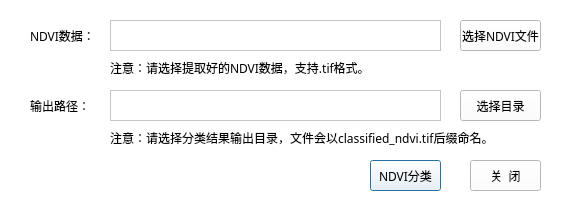
<?xml version="1.0" encoding="UTF-8"?>
<ui version="4.0">
 <class>ReClass_NDVI</class>
 <widget class="QDialog" name="ReClass_NDVI">
  <property name="geometry">
   <rect>
    <x>0</x>
    <y>0</y>
    <width>573</width>
    <height>210</height>
   </rect>
  </property>
  <property name="windowTitle">
   <string>NDVI分类</string>
  </property>
  <property name="windowIcon">
   <iconset resource="../resources/nrRc.qrc">
    <normaloff>:/ico/重分类.ico</normaloff>:/ico/重分类.ico</iconset>
  </property>
  <property name="styleSheet">
   <string notr="true">background-color: rgb(255, 255, 255);</string>
  </property>
  <widget class="QTextEdit" name="txtNDVIPATH">
   <property name="geometry">
    <rect>
     <x>110</x>
     <y>20</y>
     <width>331</width>
     <height>31</height>
    </rect>
   </property>
   <property name="font">
    <font>
     <family>幼圆</family>
    </font>
   </property>
  </widget>
  <widget class="QLabel" name="label">
   <property name="geometry">
    <rect>
     <x>30</x>
     <y>20</y>
     <width>61</width>
     <height>31</height>
    </rect>
   </property>
   <property name="font">
    <font>
     <family>幼圆</family>
    </font>
   </property>
   <property name="text">
    <string>NDVI数据：</string>
   </property>
  </widget>
  <widget class="QLabel" name="label_2">
   <property name="geometry">
    <rect>
     <x>30</x>
     <y>90</y>
     <width>61</width>
     <height>31</height>
    </rect>
   </property>
   <property name="font">
    <font>
     <family>幼圆</family>
    </font>
   </property>
   <property name="text">
    <string>输出路径：</string>
   </property>
  </widget>
  <widget class="QTextEdit" name="txtPATH">
   <property name="geometry">
    <rect>
     <x>110</x>
     <y>90</y>
     <width>331</width>
     <height>31</height>
    </rect>
   </property>
   <property name="font">
    <font>
     <family>幼圆</family>
    </font>
   </property>
  </widget>
  <widget class="QPushButton" name="ok">
   <property name="geometry">
    <rect>
     <x>370</x>
     <y>160</y>
     <width>71</width>
     <height>31</height>
    </rect>
   </property>
   <property name="font">
    <font>
     <family>幼圆</family>
    </font>
   </property>
   <property name="text">
    <string>NDVI分类</string>
   </property>
  </widget>
  <widget class="QPushButton" name="quit">
   <property name="geometry">
    <rect>
     <x>470</x>
     <y>160</y>
     <width>71</width>
     <height>31</height>
    </rect>
   </property>
   <property name="font">
    <font>
     <family>幼圆</family>
    </font>
   </property>
   <property name="text">
    <string>关  闭</string>
   </property>
  </widget>
  <widget class="QPushButton" name="chooseNDVI">
   <property name="geometry">
    <rect>
     <x>460</x>
     <y>20</y>
     <width>81</width>
     <height>31</height>
    </rect>
   </property>
   <property name="font">
    <font>
     <family>幼圆</family>
    </font>
   </property>
   <property name="text">
    <string>选择NDVI文件</string>
   </property>
  </widget>
  <widget class="QPushButton" name="choosePath">
   <property name="geometry">
    <rect>
     <x>460</x>
     <y>90</y>
     <width>81</width>
     <height>31</height>
    </rect>
   </property>
   <property name="font">
    <font>
     <family>幼圆</family>
    </font>
   </property>
   <property name="text">
    <string>选择目录</string>
   </property>
  </widget>
  <widget class="QLabel" name="label_3">
   <property name="geometry">
    <rect>
     <x>110</x>
     <y>60</y>
     <width>431</width>
     <height>16</height>
    </rect>
   </property>
   <property name="font">
    <font>
     <family>幼圆</family>
    </font>
   </property>
   <property name="text">
    <string>注意：请选择提取好的NDVI数据，支持.tif格式。</string>
   </property>
  </widget>
  <widget class="QLabel" name="label_4">
   <property name="geometry">
    <rect>
     <x>110</x>
     <y>130</y>
     <width>431</width>
     <height>16</height>
    </rect>
   </property>
   <property name="font">
    <font>
     <family>幼圆</family>
    </font>
   </property>
   <property name="text">
    <string>注意：请选择分类结果输出目录，文件会以classified_ndvi.tif后缀命名。</string>
   </property>
  </widget>
  <zorder>label_2</zorder>
  <zorder>label</zorder>
  <zorder>txtNDVIPATH</zorder>
  <zorder>txtPATH</zorder>
  <zorder>ok</zorder>
  <zorder>quit</zorder>
  <zorder>chooseNDVI</zorder>
  <zorder>choosePath</zorder>
  <zorder>label_3</zorder>
  <zorder>label_4</zorder>
 </widget>
 <resources>
  <include location="../resources/nrRc.qrc"/>
 </resources>
 <connections/>
</ui>
